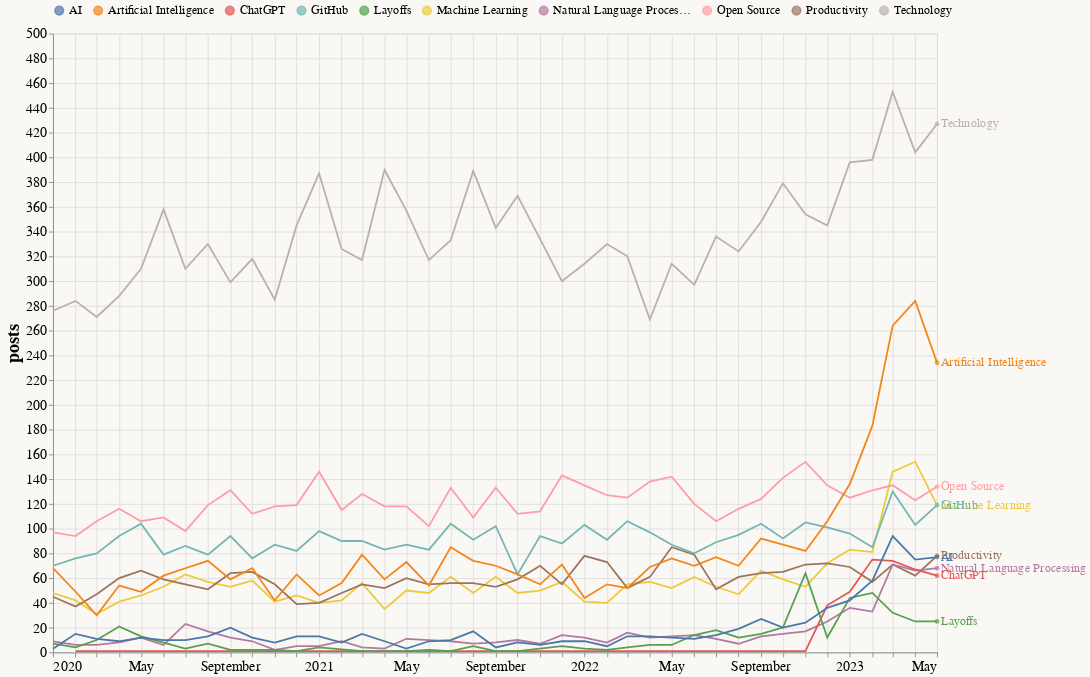

Notebook code for this chart:
### Code cell
timeseries_chart(timeseries(up_topics))

### Figure 1 — Vega-Lite specification as saved in the notebook (floating-point values rounded to 4 significant figures; data arrays with more than 128 entries replaced by an {"elided": "..."} marker saying what was removed)
{"arc": {"fill": "#30a2da"}, "area": {"fill": "#30a2da"}, "axis": {"domainColor": "#cbcbcb", "grid": true, "gridColor": "#cbcbcb", "gridWidth": 1, "labelColor": "#999", "labelFontSize": 24, "labelPadding": 4, "tickColor": "#cbcbcb", "tickSize": 10, "titleColor": "#333", "titleFontSize": 24, "titlePadding": 10}, "axisBand": {"grid": false}, "background": "#faf8f4", "bar": {"binSpacing": 2, "fill": "#30a2da", "stroke": null}, "group": {"fill": "#f0f0f0"}, "legend": {"labelColor": "#333", "labelFontSize": 14, "padding": 1, "symbolSize": 30, "symbolType": "square", "titleColor": "#333", "titleFontSize": 16, "titlePadding": 20}, "line": {"stroke": "#30a2da", "strokeWidth": 2}, "path": {"stroke": "#30a2da", "strokeWidth": 0.5}, "point": {"filled": true, "shape": "circle"}, "range": {"category": ["#30a2da", "#fc4f30", "#e5ae38", "#6d904f", "#8b8b8b", "#b96db8", "#ff9e27", "#56cc60", "#52d2ca", "#52689e", "#545454", "#9fe4f8"], "diverging": ["#cc0020", "#e77866", "#f6e7e1", "#d6e8ed", "#91bfd9", "#1d78b5"], "heatmap": ["#d6e8ed", "#cee0e5", "#91bfd9", "#549cc6", "#1d78b5"]}, "rect": {"fill": "#30a2da"}, "shape": {"stroke": "#30a2da"}, "title": {"anchor": "start", "fontSize": 24, "fontWeight": 400, "offset": 20}, "layer": [{"mark": {"type": "line"}, "encoding": {"color": {"field": "topic", "legend": {"direction": "horizontal", "labelFontSize": 14, "legendX": 100, "legendY": 40, "orient": "top", "title": ""}, "type": "nominal"}, "x": {"field": "date", "type": "temporal"}, "y": {"field": "posts", "type": "quantitative"}}}, {"mark": {"type": "circle"}, "encoding": {"color": {"field": "topic", "legend": {"direction": "horizontal", "labelFontSize": 14, "legendX": 100, "legendY": 40, "orient": "top", "title": ""}, "type": "nominal"}, "x": {"field": "last_date['date']", "type": "temporal"}, "y": {"field": "last_date['posts']", "type": "quantitative"}}, "transform": [{"aggregate": [{"op": "argmax", "field": "date", "as": "last_date"}], "groupby": ["topic"]}]}, {"mark": {"type": "text", "align": "left", "dx": 4, "fontSize": 14}, "encoding": {"color": {"field": "topic", "legend": {"direction": "horizontal", "labelFontSize": 14, "legendX": 100, "legendY": 40, "orient": "top", "title": ""}, "type": "nominal"}, "text": {"field": "topic", "type": "nominal"}, "x": {"field": "last_date['date']", "type": "temporal"}, "y": {"field": "last_date['posts']", "type": "quantitative"}}, "transform": [{"aggregate": [{"op": "argmax", "field": "date", "as": "last_date"}], "groupby": ["topic"]}]}], "config": {"axis": {"labelFontSize": 16, "titleFontSize": 20}}, "data": {"name": "data-0ba3f99801448fcae6423261298efb7f"}, "encoding": {"x": {"axis": {"title": ""}, "title": "date"}, "y": {"title": "posts"}}, "height": 700, "width": 1000, "$schema": "https://vega.github.io/schema/vega-lite/v5.17.0.json", "datasets": {"data-0ba3f99801448fcae6423261298efb7f": {"elided": "377 records"}}}
